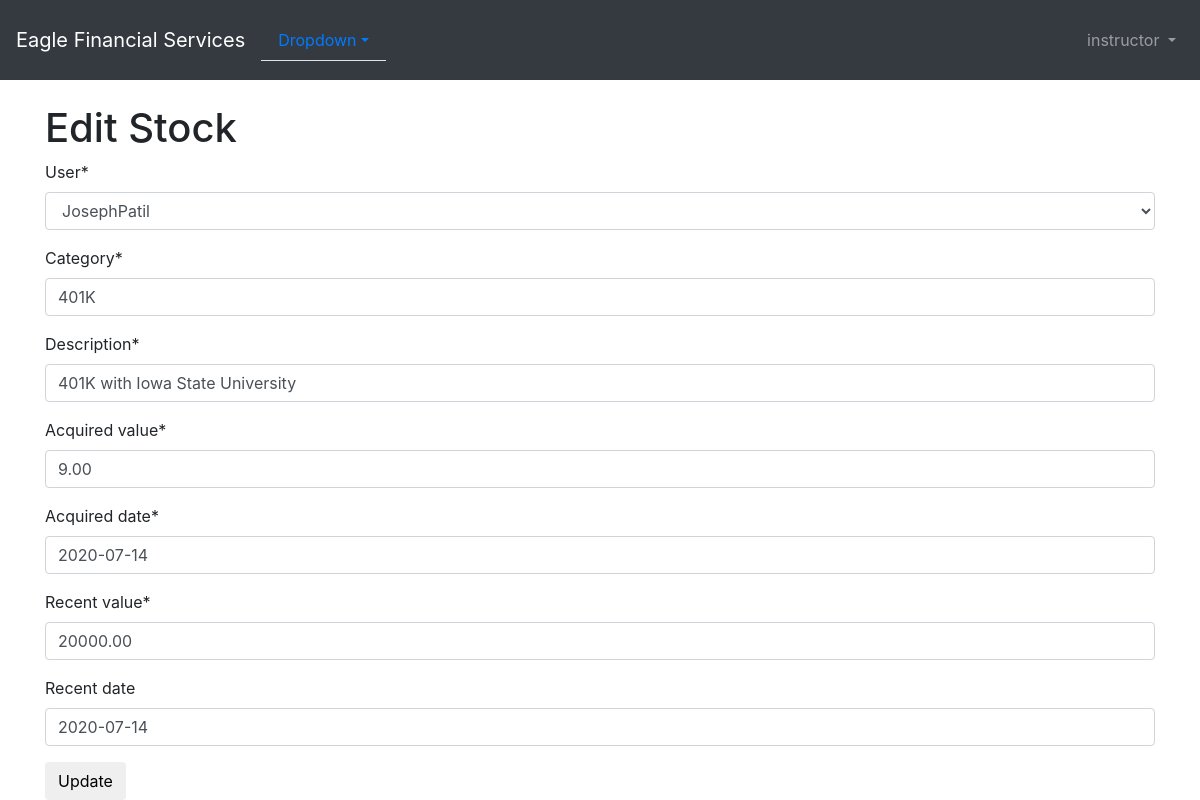
The page /investment/1/edit/ (signed in) on the database its author committed.
### users/models.py (models this page shows)
class CustomUser(AbstractUser):
    first_name = models.CharField(max_length=20)
    last_name = models.CharField(max_length = 20)
    email  = models.EmailField(max_length=25)
    is_customer = models.BooleanField('customer', default=True)
    is_FinancialAdvisor = models.BooleanField('FinancialAdvisor', default=False,
                                              help_text='check it if you want to sign up as Financial Advisor')
    def __str__(self):
        return '{}'.format(self.username)

### portfolio/models.py (models this page shows, shortened)
class Customer(models.Model):
    user = models.ForeignKey(CustomUser, on_delete=models.CASCADE,)
    name = models.CharField(max_length=50)
    address = models.CharField(max_length=200)
    cust_number = models.IntegerField(blank=False, null=False)
    city = models.CharField(max_length=50)
    state = models.CharField(max_length=50)
    zipcode = models.CharField(max_length=10)
    email = models.EmailField(max_length=200)
    cell_phone = models.CharField(max_length=50)
    created_date = models.DateTimeField(
        default=timezone.now)
    updated_date = models.DateTimeField(auto_now_add=True)
    def __str__(self):
        return str(self.user)

class Investment(models.Model):
    user = models.ForeignKey(Customer, on_delete=models.CASCADE,related_name='investment')
    category = models.CharField(max_length=50)
    description = models.CharField(max_length=200)
    acquired_value = models.DecimalField(max_digits=10, decimal_places=2)
    acquired_date = models.DateField(default=timezone.now)
    recent_value = models.DecimalField(max_digits=10, decimal_places=2)
    recent_date = models.DateField(default=timezone.now, blank=True, null=True)

### portfolio/views.py (the view)
# urls.py: path('investment/<int:pk>/edit/', views.investment_edit, name = 'investment_edit'),
@user_passes_test(lambda user: user.is_superuser or user.is_FinancialAdvisor)
@login_required
def investment_edit(request, pk):
    investment = get_object_or_404(Investment,pk = pk)
    if request.method == 'POST':
        form = InvestmentForm(request.POST, instance = investment)
        if form.is_valid():
            investmentform = form.save(commit=False)
            investmentform.save()
            messages.success(request, f'Your Customer has been updated')
            return redirect('/investment_list/')
    else:
        investmentform = InvestmentForm(instance=investment)
        return render(request, 'portfolio/investment_edit.html', {'investmentform': investmentform})

### portfolio/forms.py
class InvestmentForm(forms.ModelForm):
    class Meta:
        model = Investment
        fields = ('user', 'category', 'description', 'acquired_value', 'acquired_date', 'recent_value','recent_date')

### portfolio/templates/portfolio/investment_edit.html
{% extends 'portfolio/base.html' %}
{% load crispy_forms_tags %}
{% block content %}
    <h1>Edit Stock</h1>
    <form method="POST" class="customer-form">{% csrf_token %}
        {{ investmentform|crispy }}
        <button type="submit" class="save btn btn-default">Update</button>
    </form>
{% endblock %}

### portfolio/templates/portfolio/base.html (shortened to what this page needs)
<!doctype html>
<html lang="en">
  <head>
    <link rel="stylesheet" href="https://stackpath.bootstrapcdn.com/bootstrap/4.1.3/css/bootstrap.min.css">
  </head>
    <body>
    <nav class="navbar navbar-expand-md navbar-dark bg-dark mb-4" style=" height: 80px;">
      <a class="navbar-brand" href="{% url 'portfolio:home' %}">Eagle Financial Services</a>
        <ul class="nav nav-tabs" id="myTab" role="tablist">
         <li class="nav-item dropdown">
              <a class="nav-link dropdown-toggle" data-toggle="dropdown" href="#" role="button" aria-haspopup="true" aria-expanded="false">Dropdown</a>
        </li>
        </ul>
      <div class="collapse navbar-collapse" id="navbarCollapse">
        {% if user.is_authenticated %}
          <ul class="navbar-nav ml-auto">
            <li class="nav-item">
              <a class="nav-link dropdown-toggle" href="#" id="userMenu"\
              data-toggle="dropdown" aria-haspopup="true" aria-expanded\
              ="false">
                {{ user.username }}
              </a>
            </li>
          </ul>
        {% endif %}
      </div>
    </nav>
    <div class="container">
      {% block content %}
      {% endblock content %}
    </div>
  </body>
</html>

### rows shown on the page
CustomUser: username "instructor"
Customer: user "JosephPatil"
Investment: category "401K", description "401K with Iowa State University", acquired_value "9.00", acquired_date "2020-07-14", recent_value "20000.00", recent_date "2020-07-14"
